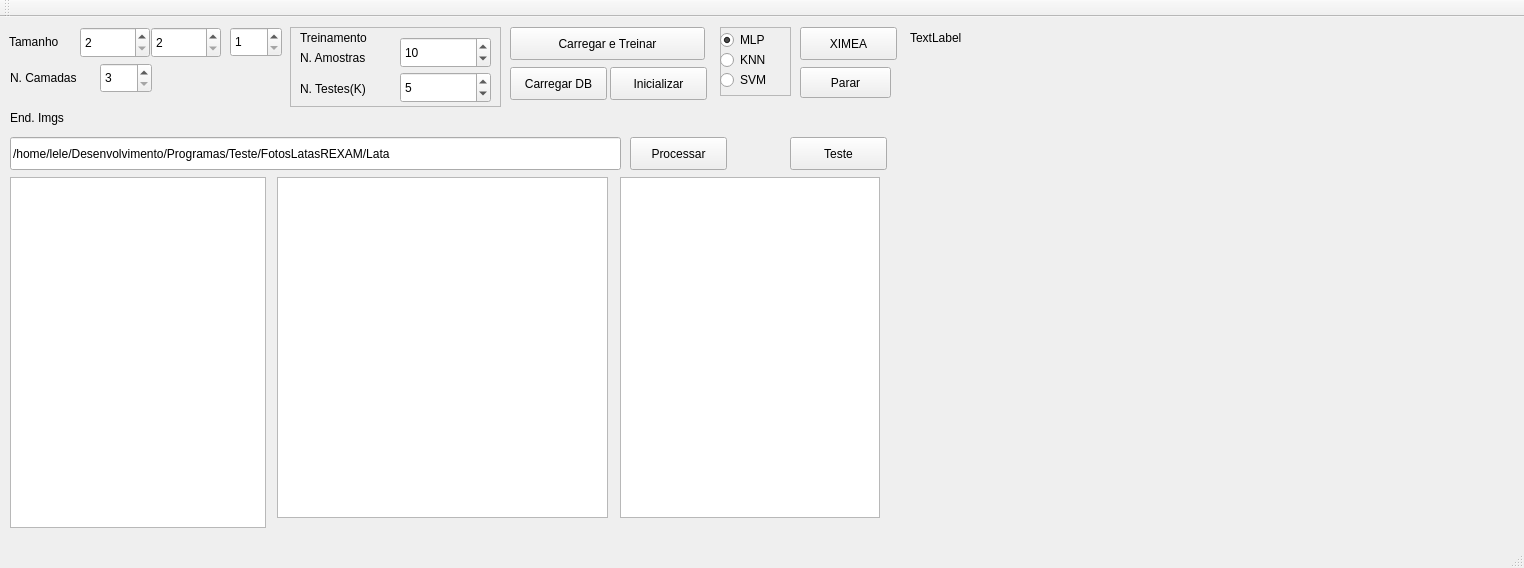
<?xml version="1.0" encoding="UTF-8"?>
<ui version="4.0">
 <class>MainWindow</class>
 <widget class="QMainWindow" name="MainWindow">
  <property name="geometry">
   <rect>
    <x>0</x>
    <y>0</y>
    <width>1524</width>
    <height>568</height>
   </rect>
  </property>
  <property name="windowTitle">
   <string>MainWindow</string>
  </property>
  <widget class="QWidget" name="centralWidget">
   <widget class="QPushButton" name="btnIncANN">
    <property name="geometry">
     <rect>
      <x>510</x>
      <y>10</y>
      <width>195</width>
      <height>33</height>
     </rect>
    </property>
    <property name="text">
     <string>Carregar e Treinar</string>
    </property>
   </widget>
   <widget class="QSpinBox" name="spinBoxLins">
    <property name="geometry">
     <rect>
      <x>80</x>
      <y>10</y>
      <width>70</width>
      <height>31</height>
     </rect>
    </property>
    <property name="minimum">
     <number>2</number>
    </property>
    <property name="maximum">
     <number>2048</number>
    </property>
   </widget>
   <widget class="QSpinBox" name="spinBoxCols">
    <property name="geometry">
     <rect>
      <x>151</x>
      <y>10</y>
      <width>70</width>
      <height>31</height>
     </rect>
    </property>
    <property name="minimum">
     <number>2</number>
    </property>
    <property name="maximum">
     <number>2048</number>
    </property>
   </widget>
   <widget class="QLabel" name="label">
    <property name="geometry">
     <rect>
      <x>9</x>
      <y>15</y>
      <width>67</width>
      <height>20</height>
     </rect>
    </property>
    <property name="text">
     <string>Tamanho</string>
    </property>
   </widget>
   <widget class="QLabel" name="label_2">
    <property name="geometry">
     <rect>
      <x>10</x>
      <y>50</y>
      <width>91</width>
      <height>21</height>
     </rect>
    </property>
    <property name="text">
     <string>N. Camadas</string>
    </property>
   </widget>
   <widget class="QSpinBox" name="spinBoxCam">
    <property name="geometry">
     <rect>
      <x>100</x>
      <y>46</y>
      <width>52</width>
      <height>30</height>
     </rect>
    </property>
    <property name="minimum">
     <number>3</number>
    </property>
   </widget>
   <widget class="QFrame" name="frame">
    <property name="geometry">
     <rect>
      <x>290</x>
      <y>10</y>
      <width>211</width>
      <height>80</height>
     </rect>
    </property>
    <property name="frameShape">
     <enum>QFrame::StyledPanel</enum>
    </property>
    <property name="frameShadow">
     <enum>QFrame::Raised</enum>
    </property>
    <widget class="QLabel" name="label_3">
     <property name="geometry">
      <rect>
       <x>10</x>
       <y>0</y>
       <width>91</width>
       <height>21</height>
      </rect>
     </property>
     <property name="text">
      <string>Treinamento</string>
     </property>
    </widget>
    <widget class="QLabel" name="label_4">
     <property name="geometry">
      <rect>
       <x>10</x>
       <y>20</y>
       <width>91</width>
       <height>21</height>
      </rect>
     </property>
     <property name="text">
      <string>N. Amostras</string>
     </property>
    </widget>
    <widget class="QSpinBox" name="spinBoxAms">
     <property name="geometry">
      <rect>
       <x>110</x>
       <y>10</y>
       <width>91</width>
       <height>31</height>
      </rect>
     </property>
     <property name="minimum">
      <number>1</number>
     </property>
     <property name="maximum">
      <number>5000</number>
     </property>
     <property name="value">
      <number>10</number>
     </property>
    </widget>
    <widget class="QLabel" name="label_5">
     <property name="geometry">
      <rect>
       <x>10</x>
       <y>51</y>
       <width>91</width>
       <height>21</height>
      </rect>
     </property>
     <property name="text">
      <string>N. Testes(K)</string>
     </property>
    </widget>
    <widget class="QSpinBox" name="spinBoxTest">
     <property name="geometry">
      <rect>
       <x>110</x>
       <y>45</y>
       <width>91</width>
       <height>31</height>
      </rect>
     </property>
     <property name="minimum">
      <number>1</number>
     </property>
     <property name="maximum">
      <number>5000</number>
     </property>
     <property name="value">
      <number>5</number>
     </property>
    </widget>
   </widget>
   <widget class="QTableWidget" name="tableWidgetCam">
    <property name="geometry">
     <rect>
      <x>10</x>
      <y>160</y>
      <width>256</width>
      <height>351</height>
     </rect>
    </property>
   </widget>
   <widget class="QLineEdit" name="lineEditEnd">
    <property name="geometry">
     <rect>
      <x>10</x>
      <y>120</y>
      <width>611</width>
      <height>33</height>
     </rect>
    </property>
    <property name="text">
     <string>/home/lele/Desenvolvimento/Programas/Teste/FotosLatasREXAM/Lata</string>
    </property>
   </widget>
   <widget class="QLabel" name="label_6">
    <property name="geometry">
     <rect>
      <x>10</x>
      <y>90</y>
      <width>67</width>
      <height>21</height>
     </rect>
    </property>
    <property name="text">
     <string>End. Imgs</string>
    </property>
   </widget>
   <widget class="QTableWidget" name="tableWidgetDB">
    <property name="geometry">
     <rect>
      <x>277</x>
      <y>160</y>
      <width>331</width>
      <height>341</height>
     </rect>
    </property>
   </widget>
   <widget class="QTableWidget" name="tableWidgetClasses">
    <property name="geometry">
     <rect>
      <x>620</x>
      <y>160</y>
      <width>260</width>
      <height>341</height>
     </rect>
    </property>
   </widget>
   <widget class="QPushButton" name="pushButtonCarrDB">
    <property name="geometry">
     <rect>
      <x>510</x>
      <y>50</y>
      <width>97</width>
      <height>33</height>
     </rect>
    </property>
    <property name="text">
     <string>Carregar DB</string>
    </property>
   </widget>
   <widget class="QPushButton" name="pushButton">
    <property name="geometry">
     <rect>
      <x>630</x>
      <y>120</y>
      <width>97</width>
      <height>33</height>
     </rect>
    </property>
    <property name="text">
     <string>Processar</string>
    </property>
   </widget>
   <widget class="QSpinBox" name="spinBoxCanais">
    <property name="geometry">
     <rect>
      <x>230</x>
      <y>10</y>
      <width>52</width>
      <height>30</height>
     </rect>
    </property>
    <property name="minimum">
     <number>1</number>
    </property>
    <property name="maximum">
     <number>3</number>
    </property>
    <property name="singleStep">
     <number>2</number>
    </property>
   </widget>
   <widget class="QPushButton" name="pushButtonInic">
    <property name="geometry">
     <rect>
      <x>610</x>
      <y>50</y>
      <width>97</width>
      <height>33</height>
     </rect>
    </property>
    <property name="text">
     <string>Inicializar</string>
    </property>
   </widget>
   <widget class="QFrame" name="frame_2">
    <property name="geometry">
     <rect>
      <x>720</x>
      <y>10</y>
      <width>71</width>
      <height>69</height>
     </rect>
    </property>
    <property name="frameShape">
     <enum>QFrame::StyledPanel</enum>
    </property>
    <property name="frameShadow">
     <enum>QFrame::Raised</enum>
    </property>
    <widget class="QRadioButton" name="radioButtonMLP">
     <property name="geometry">
      <rect>
       <x>0</x>
       <y>0</y>
       <width>110</width>
       <height>26</height>
      </rect>
     </property>
     <property name="text">
      <string>MLP</string>
     </property>
     <property name="checked">
      <bool>true</bool>
     </property>
    </widget>
    <widget class="QRadioButton" name="radioButtonKNN">
     <property name="geometry">
      <rect>
       <x>0</x>
       <y>20</y>
       <width>110</width>
       <height>26</height>
      </rect>
     </property>
     <property name="text">
      <string>KNN</string>
     </property>
    </widget>
    <widget class="QRadioButton" name="radioButtonSVM">
     <property name="geometry">
      <rect>
       <x>0</x>
       <y>40</y>
       <width>110</width>
       <height>26</height>
      </rect>
     </property>
     <property name="text">
      <string>SVM</string>
     </property>
    </widget>
   </widget>
   <widget class="QPushButton" name="pushButtonTeste">
    <property name="geometry">
     <rect>
      <x>790</x>
      <y>120</y>
      <width>97</width>
      <height>33</height>
     </rect>
    </property>
    <property name="text">
     <string>Teste</string>
    </property>
   </widget>
   <widget class="QPushButton" name="pushButton_XIMEA">
    <property name="geometry">
     <rect>
      <x>800</x>
      <y>10</y>
      <width>97</width>
      <height>33</height>
     </rect>
    </property>
    <property name="text">
     <string>XIMEA</string>
    </property>
   </widget>
   <widget class="QLabel" name="imgXIMEA">
    <property name="geometry">
     <rect>
      <x>910</x>
      <y>10</y>
      <width>67</width>
      <height>21</height>
     </rect>
    </property>
    <property name="text">
     <string>TextLabel</string>
    </property>
   </widget>
   <widget class="QPushButton" name="pushButton_Parar">
    <property name="geometry">
     <rect>
      <x>800</x>
      <y>50</y>
      <width>91</width>
      <height>31</height>
     </rect>
    </property>
    <property name="text">
     <string>Parar</string>
    </property>
   </widget>
  </widget>
  <widget class="QMenuBar" name="menuBar">
   <property name="geometry">
    <rect>
     <x>0</x>
     <y>0</y>
     <width>1524</width>
     <height>19</height>
    </rect>
   </property>
  </widget>
  <widget class="QToolBar" name="mainToolBar">
   <attribute name="toolBarArea">
    <enum>TopToolBarArea</enum>
   </attribute>
   <attribute name="toolBarBreak">
    <bool>false</bool>
   </attribute>
  </widget>
  <widget class="QStatusBar" name="statusBar"/>
 </widget>
 <layoutdefault spacing="6" margin="11"/>
 <resources/>
 <connections/>
</ui>
